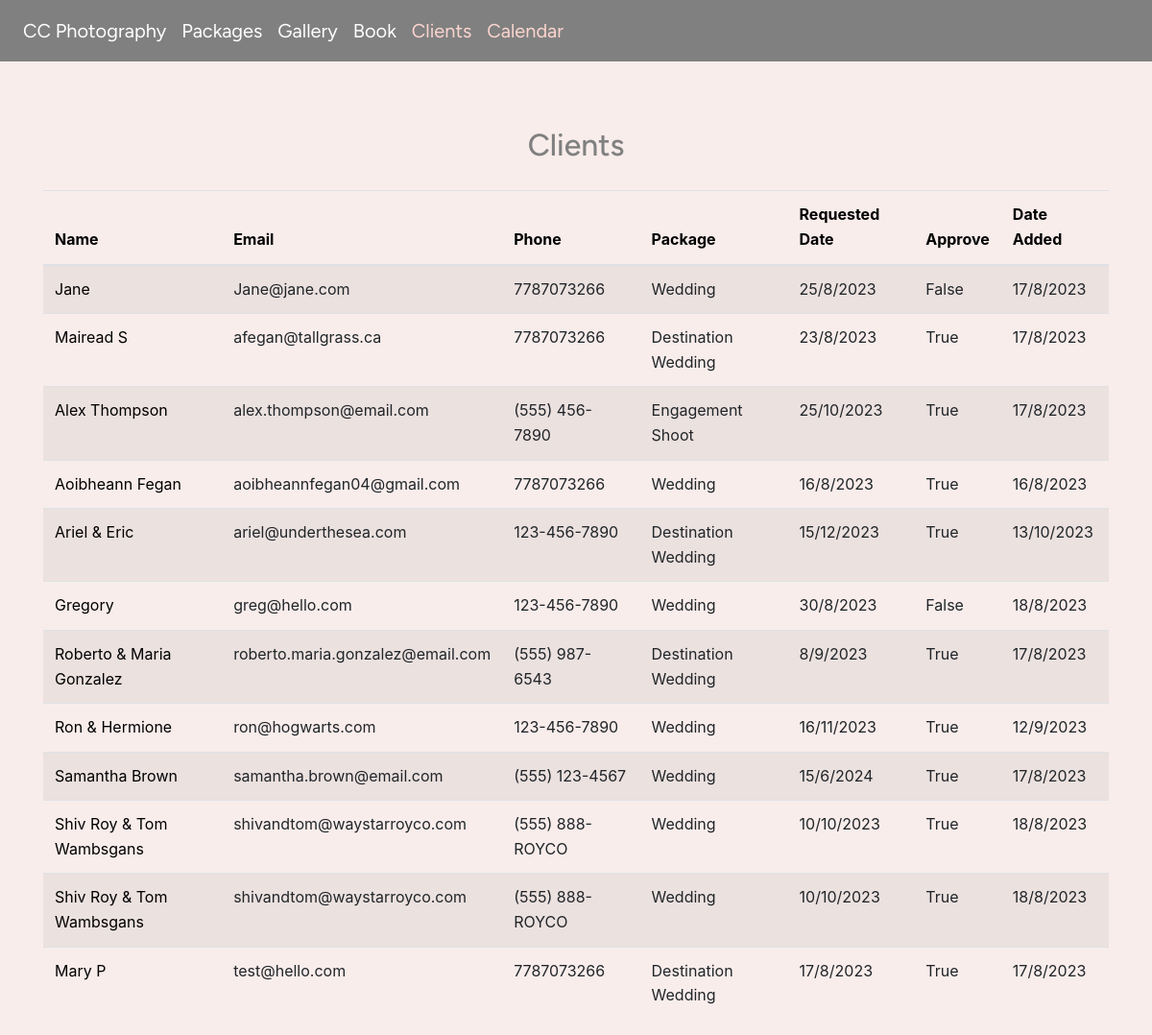
Screenshot of /clients?sort=email (signed in) with the database file from the repository.
### wedding/models.py (models this page shows, shortened)
class Client(models.Model):
    PACKAGE_OPTIONS = [
        ('Wedding', 'Wedding'),
        ('Engagement Shoot', 'Engagement Shoot'),
        ('Destination Wedding', 'Destination Wedding')
    ]
    name = models.CharField(max_length=64)
    email = models.EmailField()
    phone = models.CharField(max_length=15)
    package = models.CharField(max_length=64, choices=PACKAGE_OPTIONS, default='Wedding')
    description = models.TextField(null=True, blank=True)
    date_added = models.DateTimeField(auto_now_add=True)
    date_requested = models.DateTimeField(auto_now_add=False)
    approved = models.BooleanField(default=False)
    completed = models.BooleanField(default=False)

### wedding/views.py (the view)
# urls.py: path("clients", views.clients, name="clients"),
def clients(request):
    user = request.user
    if not user.is_authenticated:
        return redirect('index')
    sort_by = request.GET.get('sort', '-date_added')
    if sort_by not in ['name', 'email', 'phone', 'package', 'date_requested', 'approved', 'date_added']:
        sort_by = '-date_added'
    clients = Client.objects.all().order_by(sort_by)
    return render(request, "wedding/clients.html", {
        "user": user,
        "clients": clients,
    })

### wedding/templates/wedding/clients.html
{% extends "wedding/layout.html" %}
{% load static %}
{% block body %}
    {% if user.is_authenticated %}
        <div class="container mt-5">
            <h2>Clients</h2>
            <table class="table table-striped">
                <thead>
                    <tr>
                        <th><a class="table-header" style="text-decoration: none;" href="?sort=name">Name</a></th>
                        <th><a class="table-header" style="text-decoration: none;" href="?sort=email">Email</a></th>
                        <th><a class="table-header" style="text-decoration: none;" href="?sort=phone">Phone</a></th>
                        <th><a class="table-header" style="text-decoration: none;" href="?sort=package">Package</a></th>
                        <th><a class="table-header" style="text-decoration: none;" href="?sort=date_requested">Requested Date</a></th>
                        <th><a class="table-header" style="text-decoration: none;" href="?sort=approved">Approve</a></th>
                        <th><a class="table-header" style="text-decoration: none;" href="?sort=date_added">Date Added</a></th>
                    </tr>
                </thead>
                <tbody>
                    {% for client in clients %}
                        <tr>
                            <td><a style="text-decoration: none;" class="client-link" href="{% url 'client' client.id %}">{{ client.name }}</a></td>
                            <td>{{ client.email }}</td>
                            <td>{{ client.phone }}</td>
                            <td>{{ client.package }}</td>
                            <td>{{ client.date_requested| date:"j/n/Y" }}</td>
                            <td>{{ client.approved }}</td>
                            <td>{{ client.date_added| date:"j/n/Y" }}</td>
                        </tr>
                    {% endfor %}
                </tbody>
            </table>
        </div>
    {% else %}
        <div>
            You are not authenticated
        </div>
    {% endif %}
{% endblock %}

### wedding/static/wedding/styles.css (style rules this page uses)
:root { --text: grey; --headers: grey; --background: #F8EDEB; --button: #FCD5CE; --content-background: #FCD5CE; --nav: grey; --form: #D8E2DC; }
body { line-height: 1.6; background-color: var(--background); color: #333333; }
h2 { padding: 20px; text-align: center; color: var(--headers); font-weight: 500; font-family: "Figtree",'Brush Script MT', cursive; }
.table-header, .client-link { text-decoration: none; color: black; }

### rows the page displays
Client: name "Jane", email "Jane@jane.com", phone "7787073266", package "Wedding", date_requested "25/8/2023", approved "False", date_added "17/8/2023"
Client: name "Mairead S", email "afegan@tallgrass.ca", phone "7787073266", package "Destination Wedding", date_requested "23/8/2023", approved "True", date_added "17/8/2023"
Client: name "Alex Thompson", email "alex.thompson@email.com", phone "(555) 456-7890", package "Engagement Shoot", date_requested "25/10/2023", approved "True", date_added "17/8/2023"
Client: name "Aoibheann Fegan", email "aoibheannfegan04@gmail.com", phone "7787073266", package "Wedding", date_requested "16/8/2023", approved "True", date_added "16/8/2023"
Client: name "Ariel & Eric", email "ariel@underthesea.com", phone "123-456-7890", package "Destination Wedding", date_requested "15/12/2023", approved "True", date_added "13/10/2023"
Client: name "Gregory", email "greg@hello.com", phone "123-456-7890", package "Wedding", date_requested "30/8/2023", approved "False", date_added "18/8/2023"
Client: name "Roberto & Maria Gonzalez", email "roberto.maria.gonzalez@email.com", phone "(555) 987-6543", package "Destination Wedding", date_requested "8/9/2023", approved "True", date_added "17/8/2023"
Client: name "Ron & Hermione", email "ron@hogwarts.com", phone "123-456-7890", package "Wedding", date_requested "16/11/2023", approved "True", date_added "12/9/2023"
Client: name "Samantha Brown", email "samantha.brown@email.com", phone "(555) 123-4567", package "Wedding", date_requested "15/6/2024", approved "True", date_added "17/8/2023"
Client: name "Shiv Roy & Tom Wambsgans", email "shivandtom@waystarroyco.com", phone "(555) 888-ROYCO", package "Wedding", date_requested "10/10/2023", approved "True", date_added "18/8/2023"
Client: name "Shiv Roy & Tom Wambsgans", email "shivandtom@waystarroyco.com", phone "(555) 888-ROYCO", package "Wedding", date_requested "10/10/2023", approved "True", date_added "18/8/2023"
Client: name "Mary P", email "test@hello.com", phone "7787073266", package "Destination Wedding", date_requested "17/8/2023", approved "True", date_added "17/8/2023"
